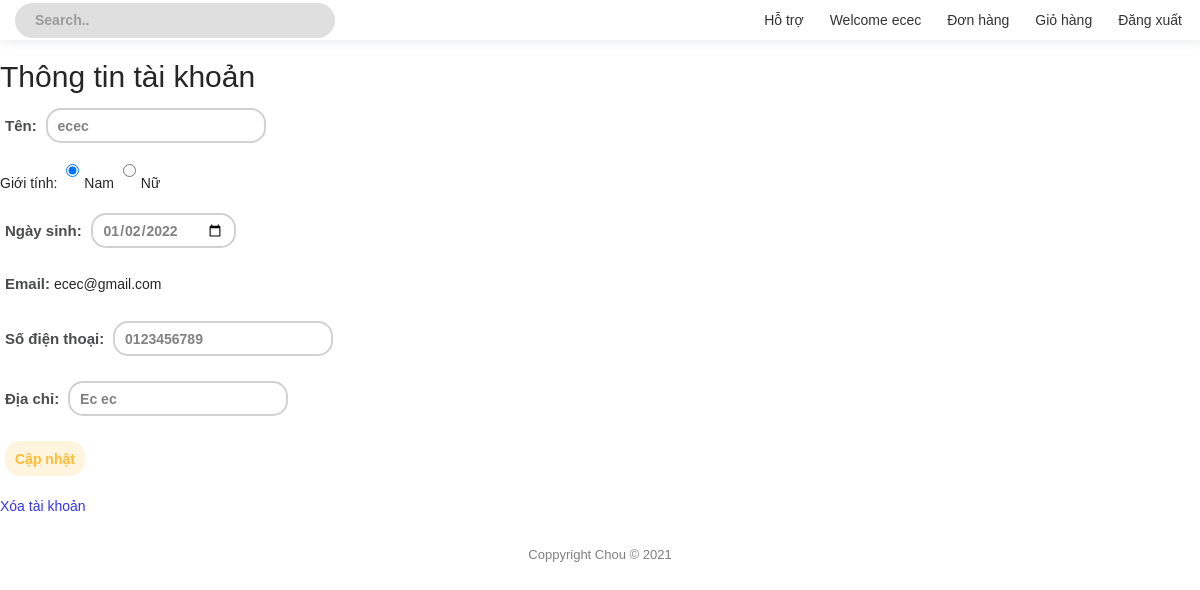
Screenshot of /Client/users.php (signed in) with the database file from the repository.
### tables this page shows
CREATE TABLE `customer` (
  `id` int(11) NOT NULL,
  `name` varchar(20) NOT NULL,
  `gender` bit(2) NOT NULL DEFAULT b'1',
  `dob` date NOT NULL,
  `email` varchar(20) NOT NULL,
  `password` varchar(20) NOT NULL,
  `phone` varchar(20) NOT NULL,
  `address` varchar(50) NOT NULL,
  `token` varchar(50) NOT NULL
);

### Client/user/get_user_info.php (called while the page is built, shortened)
<?php
require 'connect.php';
$id = $_SESSION['id'];
$sql = "SELECT * FROM customer WHERE id = $id ";
$result = mysqli_query($connect, $sql);
$user_info = mysqli_fetch_array($result);
$name = $user_info['name'];
$gender = $user_info['gender'];
$dob = $user_info['dob'];
$email = $user_info['email'];
$phone = $user_info['phone'];
$address = $user_info['address'];

### Client/user/profile_user.php (the view, shortened to what this page needs)
<body>
    <div class="profile-account">
        <div class="profile-account-form">
            <h2 class="form-title">Thông tin tài khoản</h2>
            <form method="POST" class="profile-form" id="profile-form">
                <div class="form-group">
                    <label for="name">Tên:</label>
                    <input type="text" name="name" id="name" placeholder="Họ và tên" value="<?php echo $name; ?>">
                    <?php if ($gender == 0) { ?>
                        <div class="form-group">
                            <lable for="gender">Giới tính:</lable>
                            <input type="radio" name="gender" id="gender" value="1" />Nam
                            <input checked="checked" type="radio" name="gender" id="gender" value="0" />Nữ
                        </div>
                    <?php } elseif ($gender == 1) { ?>
                        <div class="form-group">
                            <lable for="gender">Giới tính:</lable>
                            <input checked="checked" type="radio" name="gender" id="gender" value="1" />Nam
                            <input type="radio" name="gender" id="gender" value="0" />Nữ
                        </div>
                    <?php } ?>
                    <div class="form-group">
                        <label for="day-of-birth">Ngày sinh:</label>
                        <input type="date" name="dob" id="dob" value="<?php echo $dob; ?>">
                    </div>
                    <div class="form-group">
                        <label for="email">Email:</label>
                        <?php echo $email ?>
                    </div>
                    <div class="form-group">
                        <label for="phone">Số điện thoại:</label>
                        <input type="text" name="phone" id="phone" placeholder="Số điện thoại" value="<?php echo $phone ?>" />
                    </div>
                    <div class="form-group">
                        <label for="address">Địa chỉ:</label>
                        <input type="text" name="address" id="address" placeholder="Địa chỉ" value="<?php echo $address ?>" />
                    </div>
                    <div class="form-group form-button">
                        <input type="submit" name="profile" id="button-profile" class="form-submit" value="Cập nhật" />
                    </div>
            </form>
            <div class="form-group form-button">
                <a href="#" class="form-submit" id="delete-account" onclick="deleteAcount()">Xóa tài khoản</a>
            </div>
        </div>
    </div>
</body>

### Client/css/main.css (style rules this page uses)
form { display: flex; flex-direction: column; }
form input { height: 35px; border-radius: 15px; border: 2px solid rgb(209, 209, 209); background-color: #fff; padding-left: 10px; padding-right: 10px; margin: 5px !important; outline: none; transition: 0.3s; font-weight: 600; color: #818181; }
::placeholder { color: black; opacity: 0.3; font-weight: 600; }
form label { margin: 5px 0px 7px 5px !important; font-size: 15px; font-weight: 600; color: #4b4c4d; }
form input[type=submit] { font-weight: 600; color: #FFBB36; background-color: #FFF4DE; border: none; }
fieldset, label { margin: 0; padding: 0; }

### Client/css/styles.css (style rules this page uses)
:root { --light-gray: #2b3032a1; --primary-color: #45ccb8; --border: #3a3737; --text-color: #fff; --text-color-secondary: #2b3032; --roboto: "Roboto", sans-serif; --gugi: "Gugi", cursive; --sofia: "Sofia", cursive; --anton: "Anton", sans-serif; --banner-height: 300px; }
body { overflow: visible !important; padding-right: 0 !important; }
html, body { margin: 0px; padding: 0px; color: rgb(37, 37, 37); font-family: "Poppins", sans-serif; }
a:link { color: #3535ec; text-decoration: none; }

### rows the page displays
customer: name "ecec", dob "01/02/2022", email "ecec@gmail.com", phone "0123456789", address "Ec ec"

### other values shown
$_SESSION['name'] "ecec"
